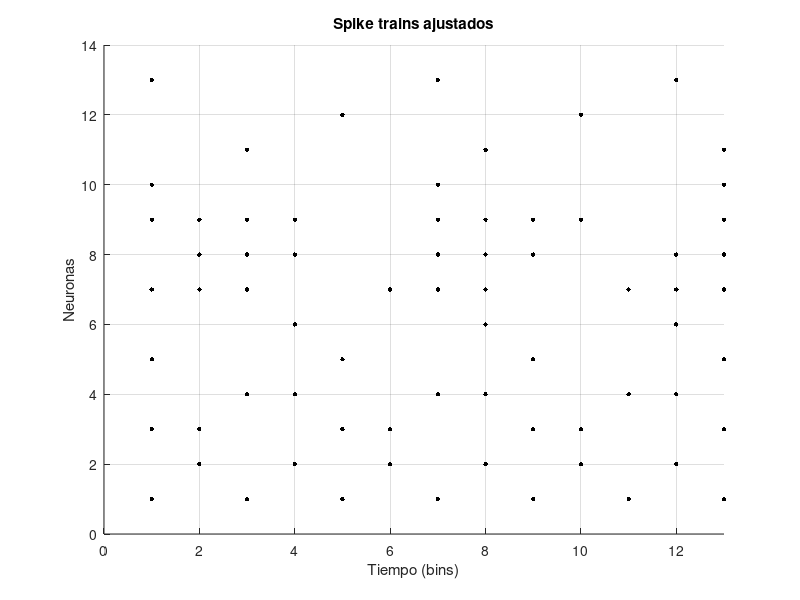

The MATLAB source for this figure: (Note: this script raises an error after producing the figure.)
% Crear spike trains modificados
spike_trains = cell(13, 1);  % Total de neuronas: 4 oscilatorias + 2 no oscilatorias + 3 bursters + 4 pausers

% 1. Oscilatorias
spike_trains{1} = [1, 0, 1, 0, 1, 0, 1, 0, 1, 0, 1, 0, 1];
spike_trains{2} = [0, 1, 0, 1, 0, 1, 0, 1, 0, 1, 0, 1, 0];
spike_trains{3} = [1, 1, 0, 0, 1, 1, 0, 0, 1, 1, 0, 0, 1];
spike_trains{4} = [0, 0, 1, 1, 0, 0, 1, 1, 0, 0, 1, 1, 0];

% 2. No oscilatorias
spike_trains{5} = [1, 0, 0, 0, 1, 0, 0, 0, 1, 0, 0, 0, 1];
spike_trains{6} = [0, 0, 0, 1, 0, 0, 0, 1, 0, 0, 0, 1, 0];

% 3. Bursters
spike_trains{7} = [1, 1, 1, 0, 0, 1, 1, 1, 0, 0, 1, 1, 1];
spike_trains{8} = [0, 1, 1, 1, 0, 0, 1, 1, 1, 0, 0, 1, 1];
spike_trains{9} = [1, 1, 1, 1, 0, 0, 1, 1, 1, 1, 0, 0, 1];

% 4. Pausers
spike_trains{10} = [1, 0, 0, 0, 0, 0, 1, 0, 0, 0, 0, 0, 1];
spike_trains{11} = [0, 0, 1, 0, 0, 0, 0, 1, 0, 0, 0, 0, 1];
spike_trains{12} = [0, 0, 0, 0, 1, 0, 0, 0, 0, 1, 0, 0, 0];
spike_trains{13} = [1, 0, 0, 0, 0, 0, 1, 0, 0, 0, 0, 1, 0];

% Visualización de spike trains
figure;
hold on;
for n = 1:length(spike_trains)
    scatter(find(spike_trains{n}), n * ones(sum(spike_trains{n}), 1), 10, 'k', 'filled');
end
xlabel('Tiempo (bins)');
ylabel('Neuronas');
title('Spike trains ajustados');
xlim([0 max(cellfun(@length, spike_trains))]);
ylim([0 length(spike_trains) + 1]);
grid on;
hold off;


%% Calcular auto-correlogramas y clasificar patrones
% Parámetros de auto-correlograma
max_lag = 20;                % Máximo lag en segundos
bin_size = 1;                % Tamaño del bin en segundos
edges = -max_lag:bin_size:max_lag;  % Límites de los bins

% Inicializar clases y auto-correlogramas
classes = zeros(num_neurons, 1);  % Clases: 1=Non-oscillatory, 2=Oscillators, 3=Bursters, 4=Pausers
auto_corrs = zeros(num_neurons, length(edges) - 1);  % Guardar auto-correlogramas

% Permutación para calcular límites
num_permutations = 100;
for n = 1:num_neurons
    spike_times = spike_trains{n};
    isi = diff(spike_times);  % Intervalos inter-spike
    autocorr_real = histcounts(isi, edges);  % Auto-correlograma real
    
    % Generar modelo nulo con permutaciones
    shuffled_autocorrs = zeros(num_permutations, length(edges) - 1);
    for p = 1:num_permutations
        shuffled_isi = isi(randperm(length(isi)));  % Mezclar ISIs
        shuffled_autocorrs(p, :) = histcounts(shuffled_isi, edges);
    end
    
    % Calcular límites de significancia
    upper_bound = prctile(shuffled_autocorrs, 97.5, 1);
    lower_bound = prctile(shuffled_autocorrs, 2.5, 1);
    
    % Clasificar picos y valles
    significant_peaks = (autocorr_real > upper_bound);
    significant_troughs = (autocorr_real < lower_bound);
    has_peaks = any(significant_peaks);
    has_troughs = any(significant_troughs);
    
    % Clasificar patrones según picos y valles
    if ~has_peaks && ~has_troughs
        classes(n) = 1;  % Non-oscillatory
    elseif has_peaks && has_troughs
        classes(n) = 2;  % Oscillators
    elseif has_peaks
        classes(n) = 3;  % Bursters
    elseif has_troughs
        classes(n) = 4;  % Pausers
    end
    
    % Guardar auto-correlograma
    auto_corrs(n, :) = autocorr_real;
end

%% Visualización de auto-correlogramas y clases
figure;
for n = 1:num_neurons
    subplot(5, 4, n);  % Ajusta si hay menos neuronas
    bar(edges(1:end-1), auto_corrs(n, :), 'FaceColor', [0.7 0.7 0.7], 'EdgeColor', 'none'); hold on;
    plot(edges(1:end-1), upper_bound, 'r--', 'LineWidth', 1);  % Límite superior
    plot(edges(1:end-1), lower_bound, 'b--', 'LineWidth', 1);  % Límite inferior
    xlabel('Lag (s)');
    ylabel('Frecuencia');
    title(['Neurona ', num2str(n), ' Clase: ', num2str(classes(n))]);
    hold off;
end

%% Mapa dinámico de clases
dynamic_map = zeros(4, 1);
for c = 1:4
    dynamic_map(c) = sum(classes == c) / num_neurons * 100;  % Proporción por clase
end

figure;
pie(dynamic_map, {'Non-oscillatory', 'Oscillators', 'Bursters', 'Pausers'});
title('Distribución de clases');
